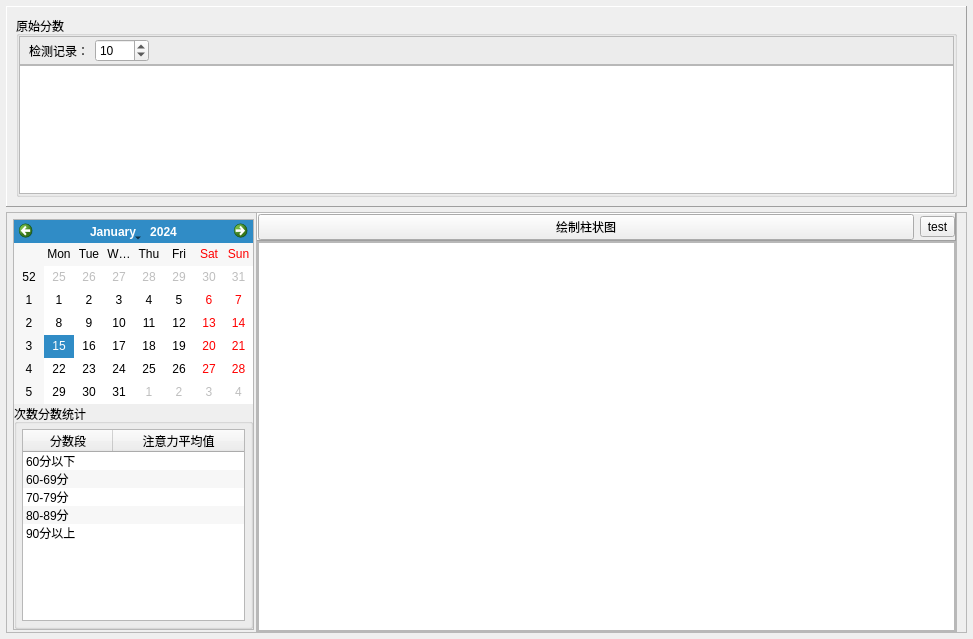
<?xml version="1.0" encoding="UTF-8"?>
<ui version="4.0">
 <class>Attention</class>
 <widget class="QWidget" name="Attention">
  <property name="geometry">
   <rect>
    <x>0</x>
    <y>0</y>
    <width>973</width>
    <height>639</height>
   </rect>
  </property>
  <property name="windowTitle">
   <string>Form</string>
  </property>
  <widget class="QFrame" name="frameData">
   <property name="geometry">
    <rect>
     <x>6</x>
     <y>6</y>
     <width>961</width>
     <height>201</height>
    </rect>
   </property>
   <property name="sizePolicy">
    <sizepolicy hsizetype="Minimum" vsizetype="Minimum">
     <horstretch>0</horstretch>
     <verstretch>0</verstretch>
    </sizepolicy>
   </property>
   <property name="frameShape">
    <enum>QFrame::Panel</enum>
   </property>
   <property name="frameShadow">
    <enum>QFrame::Raised</enum>
   </property>
   <layout class="QHBoxLayout" name="horizontalLayout">
    <item>
     <widget class="QGroupBox" name="groupBox">
      <property name="minimumSize">
       <size>
        <width>500</width>
        <height>0</height>
       </size>
      </property>
      <property name="title">
       <string>原始分数</string>
      </property>
      <layout class="QVBoxLayout" name="verticalLayout">
       <property name="spacing">
        <number>0</number>
       </property>
       <property name="leftMargin">
        <number>0</number>
       </property>
       <property name="topMargin">
        <number>0</number>
       </property>
       <property name="rightMargin">
        <number>0</number>
       </property>
       <property name="bottomMargin">
        <number>0</number>
       </property>
       <item>
        <widget class="QFrame" name="frame_2">
         <property name="frameShape">
          <enum>QFrame::StyledPanel</enum>
         </property>
         <property name="frameShadow">
          <enum>QFrame::Raised</enum>
         </property>
         <layout class="QHBoxLayout" name="horizontalLayout_6">
          <property name="topMargin">
           <number>2</number>
          </property>
          <property name="bottomMargin">
           <number>2</number>
          </property>
          <item>
           <widget class="QLabel" name="label_5">
            <property name="text">
             <string>检测记录：</string>
            </property>
            <property name="alignment">
             <set>Qt::AlignRight|Qt::AlignTrailing|Qt::AlignVCenter</set>
            </property>
           </widget>
          </item>
          <item>
           <widget class="QSpinBox" name="spinCount">
            <property name="minimum">
             <number>2</number>
            </property>
            <property name="maximum">
             <number>5000</number>
            </property>
            <property name="value">
             <number>10</number>
            </property>
           </widget>
          </item>
          <item>
           <spacer name="horizontalSpacer_6">
            <property name="orientation">
             <enum>Qt::Horizontal</enum>
            </property>
            <property name="sizeHint" stdset="0">
             <size>
              <width>40</width>
              <height>20</height>
             </size>
            </property>
           </spacer>
          </item>
         </layout>
        </widget>
       </item>
       <item>
        <widget class="QTableView" name="tableView">
         <property name="alternatingRowColors">
          <bool>true</bool>
         </property>
         <property name="gridStyle">
          <enum>Qt::NoPen</enum>
         </property>
         <attribute name="horizontalHeaderDefaultSectionSize">
          <number>80</number>
         </attribute>
         <attribute name="verticalHeaderDefaultSectionSize">
          <number>27</number>
         </attribute>
        </widget>
       </item>
      </layout>
     </widget>
    </item>
   </layout>
  </widget>
  <widget class="QFrame" name="frame_6">
   <property name="geometry">
    <rect>
     <x>6</x>
     <y>212</y>
     <width>961</width>
     <height>421</height>
    </rect>
   </property>
   <property name="frameShape">
    <enum>QFrame::StyledPanel</enum>
   </property>
   <property name="frameShadow">
    <enum>QFrame::Raised</enum>
   </property>
   <widget class="QFrame" name="frame_7">
    <property name="geometry">
     <rect>
      <x>250</x>
      <y>0</y>
      <width>701</width>
      <height>421</height>
     </rect>
    </property>
    <property name="frameShape">
     <enum>QFrame::StyledPanel</enum>
    </property>
    <property name="frameShadow">
     <enum>QFrame::Raised</enum>
    </property>
    <layout class="QVBoxLayout" name="verticalLayout_3">
     <property name="spacing">
      <number>0</number>
     </property>
     <property name="leftMargin">
      <number>0</number>
     </property>
     <property name="topMargin">
      <number>0</number>
     </property>
     <property name="rightMargin">
      <number>0</number>
     </property>
     <property name="bottomMargin">
      <number>0</number>
     </property>
     <item>
      <widget class="QFrame" name="frame">
       <property name="frameShape">
        <enum>QFrame::Panel</enum>
       </property>
       <property name="frameShadow">
        <enum>QFrame::Raised</enum>
       </property>
       <layout class="QGridLayout" name="gridLayout_3">
        <property name="leftMargin">
         <number>0</number>
        </property>
        <property name="topMargin">
         <number>0</number>
        </property>
        <property name="rightMargin">
         <number>0</number>
        </property>
        <property name="bottomMargin">
         <number>0</number>
        </property>
        <property name="verticalSpacing">
         <number>0</number>
        </property>
        <item row="0" column="0">
         <widget class="QPushButton" name="btnBuildBarChart">
          <property name="text">
           <string>绘制柱状图</string>
          </property>
         </widget>
        </item>
        <item row="0" column="1">
         <widget class="QToolButton" name="toolBtn_GenData">
          <property name="text">
           <string>test</string>
          </property>
         </widget>
        </item>
       </layout>
      </widget>
     </item>
     <item>
      <widget class="QFrame" name="frame_3">
       <property name="frameShape">
        <enum>QFrame::StyledPanel</enum>
       </property>
       <property name="frameShadow">
        <enum>QFrame::Raised</enum>
       </property>
       <layout class="QGridLayout" name="gridLayout_2">
        <property name="leftMargin">
         <number>0</number>
        </property>
        <property name="topMargin">
         <number>0</number>
        </property>
        <property name="rightMargin">
         <number>0</number>
        </property>
        <property name="bottomMargin">
         <number>0</number>
        </property>
        <property name="spacing">
         <number>0</number>
        </property>
        <item row="0" column="0">
         <widget class="TChartView" name="chartView">
          <property name="renderHints">
           <set>QPainter::Antialiasing|QPainter::TextAntialiasing</set>
          </property>
         </widget>
        </item>
       </layout>
      </widget>
     </item>
    </layout>
   </widget>
   <widget class="QFrame" name="frame_4">
    <property name="geometry">
     <rect>
      <x>7</x>
      <y>7</y>
      <width>241</width>
      <height>411</height>
     </rect>
    </property>
    <property name="frameShape">
     <enum>QFrame::StyledPanel</enum>
    </property>
    <property name="frameShadow">
     <enum>QFrame::Raised</enum>
    </property>
    <layout class="QGridLayout" name="gridLayout">
     <property name="leftMargin">
      <number>0</number>
     </property>
     <property name="topMargin">
      <number>0</number>
     </property>
     <property name="rightMargin">
      <number>0</number>
     </property>
     <property name="bottomMargin">
      <number>0</number>
     </property>
     <property name="spacing">
      <number>0</number>
     </property>
     <item row="0" column="0">
      <widget class="QCalendarWidget" name="calendarWidget"/>
     </item>
     <item row="1" column="0">
      <widget class="QGroupBox" name="groupBox_7">
       <property name="title">
        <string>次数分数统计</string>
       </property>
       <layout class="QVBoxLayout" name="verticalLayout_2">
        <property name="leftMargin">
         <number>5</number>
        </property>
        <property name="topMargin">
         <number>5</number>
        </property>
        <property name="rightMargin">
         <number>5</number>
        </property>
        <property name="bottomMargin">
         <number>5</number>
        </property>
        <item>
         <widget class="QTreeWidget" name="treeWidget">
          <property name="maximumSize">
           <size>
            <width>16777215</width>
            <height>300</height>
           </size>
          </property>
          <property name="editTriggers">
           <set>QAbstractItemView::NoEditTriggers</set>
          </property>
          <property name="alternatingRowColors">
           <bool>true</bool>
          </property>
          <property name="indentation">
           <number>0</number>
          </property>
          <attribute name="headerDefaultSectionSize">
           <number>90</number>
          </attribute>
          <column>
           <property name="text">
            <string>分数段</string>
           </property>
           <property name="textAlignment">
            <set>AlignCenter</set>
           </property>
          </column>
          <column>
           <property name="text">
            <string>注意力平均值</string>
           </property>
           <property name="textAlignment">
            <set>AlignCenter</set>
           </property>
          </column>
          <item>
           <property name="text">
            <string>60分以下</string>
           </property>
           <property name="textAlignment">
            <set>AlignCenter</set>
           </property>
           <property name="text">
            <string/>
           </property>
           <property name="textAlignment">
            <set>AlignCenter</set>
           </property>
          </item>
          <item>
           <property name="text">
            <string>60-69分</string>
           </property>
           <property name="textAlignment">
            <set>AlignCenter</set>
           </property>
           <property name="text">
            <string/>
           </property>
           <property name="textAlignment">
            <set>AlignCenter</set>
           </property>
          </item>
          <item>
           <property name="text">
            <string>70-79分</string>
           </property>
           <property name="textAlignment">
            <set>AlignCenter</set>
           </property>
           <property name="text">
            <string/>
           </property>
          </item>
          <item>
           <property name="text">
            <string>80-89分</string>
           </property>
           <property name="textAlignment">
            <set>AlignCenter</set>
           </property>
           <property name="text">
            <string/>
           </property>
           <property name="textAlignment">
            <set>AlignCenter</set>
           </property>
          </item>
          <item>
           <property name="text">
            <string>90分以上</string>
           </property>
           <property name="textAlignment">
            <set>AlignCenter</set>
           </property>
           <property name="text">
            <string/>
           </property>
          </item>
         </widget>
        </item>
       </layout>
      </widget>
     </item>
    </layout>
   </widget>
  </widget>
 </widget>
 <customwidgets>
  <customwidget>
   <class>TChartView</class>
   <extends>QGraphicsView</extends>
   <header location="global">tchartview.h</header>
  </customwidget>
 </customwidgets>
 <resources/>
 <connections/>
</ui>
